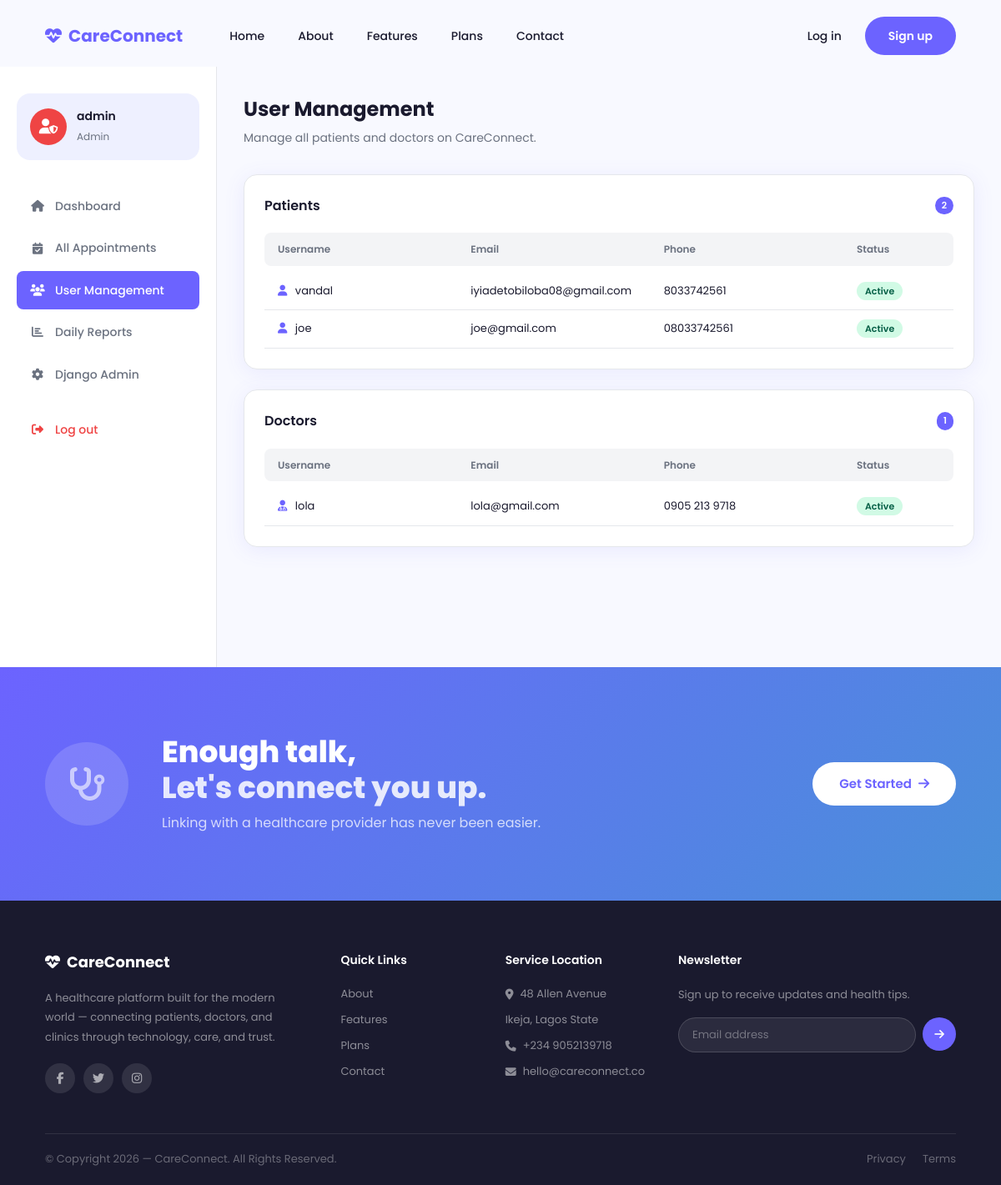
/admin-panel/users/ (signed in), run on an earlier commit of the app's database.
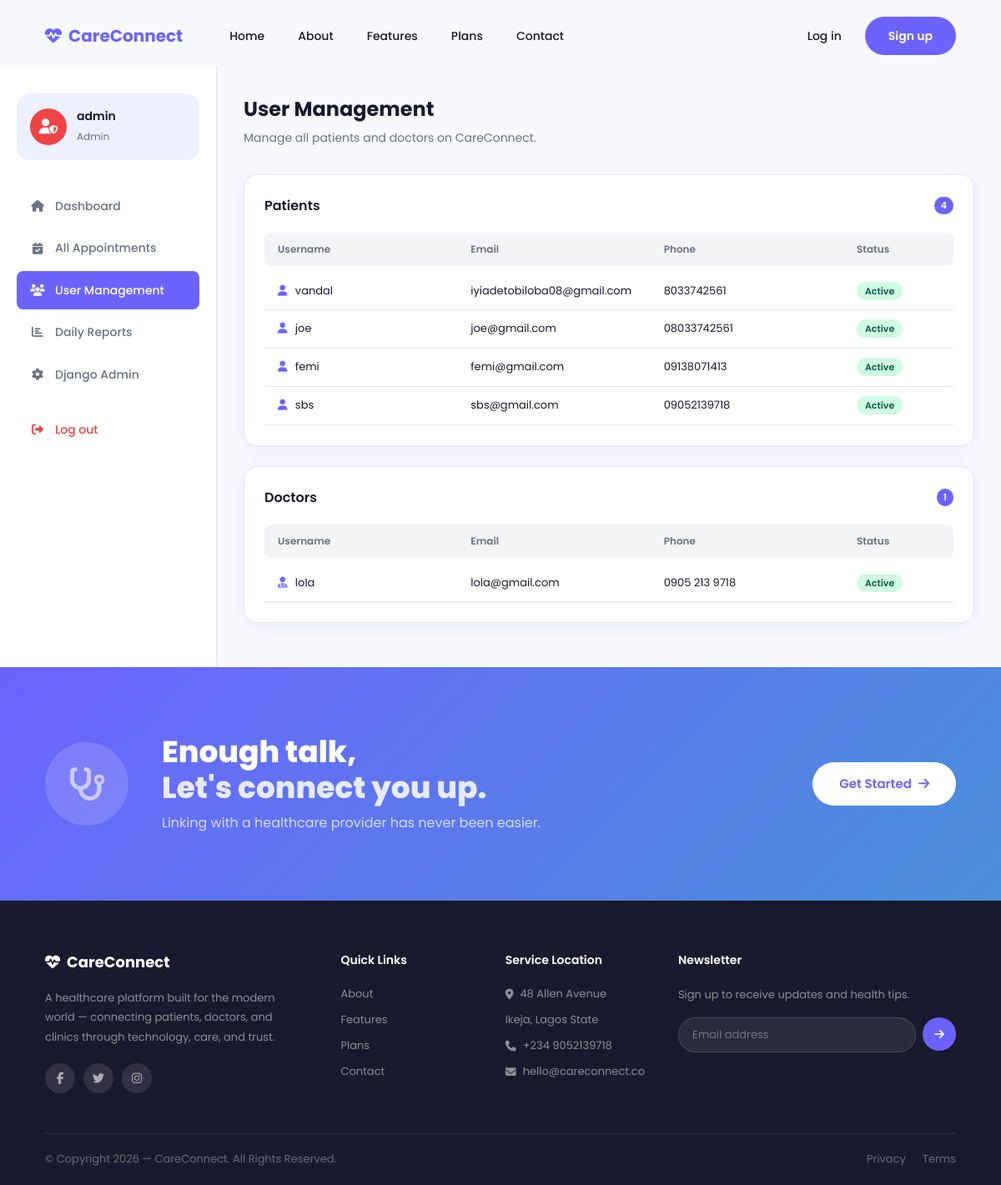
And on a later commit of the database.
### accounts/models.py (models this page shows, shortened)
class User(AbstractUser):
    PATIENT = 'patient'
    DOCTOR  = 'doctor'
    ADMIN   = 'admin'
    ROLE_CHOICES = [
        (PATIENT, 'Patient'),
        (DOCTOR,  'Doctor'),
        (ADMIN,   'Admin'),
    ]
    role  = models.CharField(max_length=10, choices=ROLE_CHOICES, default=PATIENT)
    phone = models.CharField(max_length=20, blank=True)

### reports/views.py (the view)
    def wrapper(request, *args, **kwargs):
        if not request.user.is_authenticated or request.user.role != 'admin':
            from django.shortcuts import redirect
            return redirect('/accounts/login/')
        return view_func(request, *args, **kwargs)

### reports/views.py (called while the page is built)
def admin_required(view_func):
    def wrapper(request, *args, **kwargs):
        if not request.user.is_authenticated or request.user.role != 'admin':
            from django.shortcuts import redirect
            return redirect('/accounts/login/')
        return view_func(request, *args, **kwargs)
    return wrapper

@admin_required
def user_management(request):
    patients = User.objects.filter(role='patient')
    doctors  = User.objects.filter(role='doctor')
    return render(request, 'reports/user_management.html', {
        'patients': patients,
        'doctors':  doctors,
    })

### reports/templates/reports/user_management.html (shortened to what this page needs)
{% extends 'base.html' %}
{% block content %}
<div class="dashboard-layout">
  <aside class="sidebar">
    <div class="sidebar-user">
      <div class="sidebar-avatar" style="background:#EF4444;">
        <i class="fas fa-user-shield"></i>
      </div>
      <div>
        <h4>{{ user.get_full_name|default:user.username }}</h4>
        <span>Admin</span>
      </div>
    </div>
    <nav class="sidebar-nav">
      <a href="/admin-panel/dashboard/"><i class="fas fa-home"></i> Dashboard</a>
      <a href="/admin-panel/appointments/"><i class="fas fa-calendar-check"></i> All Appointments</a>
      <a href="/admin-panel/users/" class="active"><i class="fas fa-users"></i> User Management</a>
      <a href="/admin-panel/reports/"><i class="fas fa-chart-bar"></i> Daily Reports</a>
      <a href="/admin/"><i class="fas fa-cog"></i> Django Admin</a>
      <a href="/accounts/logout/" class="logout"><i class="fas fa-sign-out-alt"></i> Log out</a>
    </nav>
  </aside>
  <main class="dashboard-main">
    <div class="dashboard-topbar">
      <div>
        <h1>User Management</h1>
        <p>Manage all patients and doctors on CareConnect.</p>
      </div>
    </div>
    <div class="dashboard-card" style="margin-bottom:24px;">
      <div class="card-header">
        <h3>Patients</h3>
        <span class="badge-count">{{ patients.count }}</span>
      </div>
      {% if patients %}
        <div class="users-table">
          <div class="table-header">
            <span>Username</span>
            <span>Email</span>
            <span>Phone</span>
            <span>Status</span>
          </div>
          {% for patient in patients %}
            <div class="table-row">
              <span><i class="fas fa-user"></i> {{ patient.username }}</span>
              <span>{{ patient.email|default:"—" }}</span>
              <span>{{ patient.phone|default:"—" }}</span>
              <span>
                {% if patient.is_active %}
                  <span class="status-badge status-confirmed">Active</span>
                {% else %}
                  <span class="status-badge status-cancelled">Inactive</span>
                {% endif %}
              </span>
            </div>
          {% endfor %}
        </div>
      {% else %}
        <div class="empty-state">
          <i class="fas fa-users"></i>
          <p>No patients registered yet</p>
        </div>
      {% endif %}
    </div>
    <div class="dashboard-card">
      <div class="card-header">
        <h3>Doctors</h3>
        <span class="badge-count">{{ doctors.count }}</span>
      </div>
      {% if doctors %}
        <div class="users-table">
          <div class="table-header">
            <span>Username</span>
            <span>Email</span>
            <span>Phone</span>
            <span>Status</span>
          </div>
          {% for doctor in doctors %}
            <div class="table-row">
              <span><i class="fas fa-user-md"></i> {{ doctor.username }}</span>
              <span>{{ doctor.email|default:"—" }}</span>
              <span>{{ doctor.phone|default:"—" }}</span>
              <span>
                {% if doctor.is_active %}
                  <span class="status-badge status-confirmed">Active</span>
                {% else %}
                  <span class="status-badge status-cancelled">Inactive</span>
                {% endif %}
              </span>
            </div>
          {% endfor %}
        </div>
      {% else %}
        <div class="empty-state">
          <i class="fas fa-user-md"></i>
          <p>No doctors registered yet</p>
        </div>
      {% endif %}
    </div>
  </main>
</div>
{% endblock %}

What changed in the data, as far as the page shows it:
added User: username "femi", email "femi@gmail.com", phone "09138071413", is_active "Active", shown under "Patients"
added User: username "sbs", email "sbs@gmail.com", phone "09052139718", is_active "Active", shown under "Patients"
Also different on the page:
{{ patients.count }}: "2" → "4"
